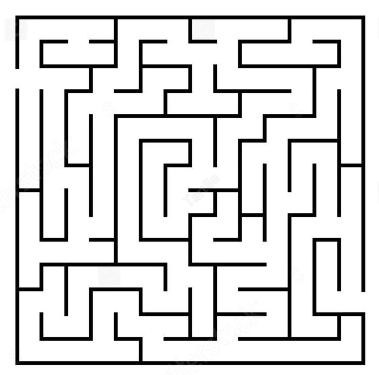
#> input picture bsg_cgol/photos/map.png, 379 x 375 px, found by its file name
$ python -i final_proj_pre_sim.py   (imports and definitions only)
#> lines starting #> are read from the running program, lines starting #| are printed output that depends on the picture

import yaml # Not installed by default
import cgol
import os
import shutil
import os.path as osp
import numpy as np # Not installed by default
from argparse import ArgumentParser
from tqdm import tqdm # Not installed by default
from math import ceil, log2
from PIL import Image

# Default values:
trace_data_width = 64 # Data traces should be this many bits wide
output_dir = 'out' # GIFs are written here
default_trace_fout = 'v/bsg_trace_master_0.tr' # Default output file

# PARAMS to UPDATE
set_user_path = '/homes/stshao'  # + os.getlogin()
work_dir_path = osp.join(set_user_path, 'ee478/ee478-path-planning-accelerator')
py_dir_path = osp.join(work_dir_path, 'bsg_cgol/py')

def get_bmp_zero_idxs(img_name):
#> called with img_name = '../photos/map.png'
  save_dir = osp.join(py_dir_path, 'debug')

  if not osp.exists(save_dir):
    os.mkdir(save_dir)

  img_path = osp.join(work_dir_path, ('bsg_cgol/photos/' + img_name))
  img_name = img_path.split('/')[-1].split('.')[0]
  # print(img_path, img_name)

  img = Image.open(img_path).resize((64, 64))
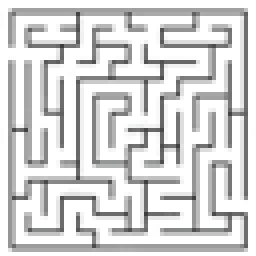
#> img: PIL image 64x64 RGBA (shown 4 times larger); mean R, G, B, A 214.8, 214.8, 214.8, 255
  ary = np.array(img)

  # Split the three channels
  if len(ary.shape) == 3:
#> (the run stopped early here; a loop or call above may not have finished)
